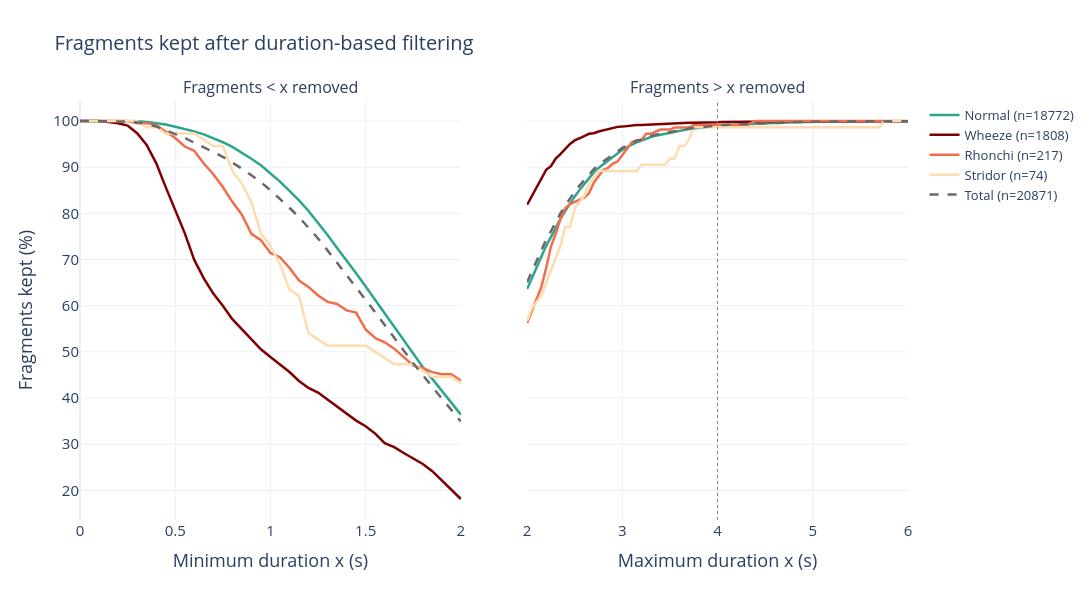

Source (notebook cell):
### Code cell
# --- 1. Datos: % de fragmentos que quedan en función del umbral ---
x_min = np.round(np.arange(0, 2.0001, 0.05), 2)  # Se eliminan los fragmentos < x
x_max = np.round(np.arange(2, 6.0001, 0.05), 2)  # Se eliminan los fragmentos > x

# --- 2. Crear figura: umbral inferior (izquierda) y superior (derecha) ---
fig = make_subplots(
    rows=1, cols=2,
    shared_yaxes=True,
    subplot_titles=("Fragments < x removed", "Fragments > x removed"),
    horizontal_spacing=0.08,
)

for label in labels + ["Total"]:
    durations = df["duration"] if label == "Total" else df.loc[df["label"] == label, "duration"]
    kept_min = [100 * np.mean(durations >= x) for x in x_min]
    kept_max = [100 * np.mean(durations <= x) for x in x_max]
    color = "dimgray" if label == "Total" else color_map[label]
    dash = "dash" if label == "Total" else "solid"

    for col, (x, kept) in enumerate([(x_min, kept_min), (x_max, kept_max)], start=1):
        fig.add_trace(
            go.Scatter(
                x=x,
                y=kept,
                mode="lines",
                name=f"{label} (n={len(durations)})",
                legendgroup=label,
                showlegend=(col == 1),
                line=dict(color=color, width=2.5, dash=dash),
                hovertemplate=f"{label}: %{{y:.1f}}%<extra></extra>",
            ),
            row=1, col=col
        )

# Ventana fija del pre-procesado de get_rtf.py (los fragmentos > 4 s se recortan)
fig.add_vline(x=4, line=dict(color="gray", width=1, dash="dot"), row=1, col=2)

# --- 3. Layout ---
fig.update_layout(
    template="plotly_white",
    title_text="Fragments kept after duration-based filtering",
    font=dict(size=15),
    title_font=dict(size=20),
    hovermode="x unified",
    width=1300, height=600,
    legend=dict(traceorder="normal", font=dict(size=13)),
)
fig.update_annotations(font_size=16)
fig.update_yaxes(title_text="Fragments kept (%)", row=1, col=1)
fig.update_xaxes(title_text="Minimum duration x (s)", row=1, col=1)
fig.update_xaxes(title_text="Maximum duration x (s)", row=1, col=2)

fig.show()
fig.write_image("assets/filtered/duration_filter_kept.png", scale=5)

### Figure 1 — Plotly figure (JSON) as saved in the notebook; plotly's stock layout.template omitted (floating-point values rounded to 4 significant figures)
{"data": [{"hovertemplate": "Normal: %{y:.1f}%<extra></extra>", "legendgroup": "Normal", "line": {"color": "#2CA58D", "dash": "solid", "width": 2.5}, "mode": "lines", "name": "Normal (n=18772)", "showlegend": true, "type": "scatter", "x": [0.0, 0.05, 0.1, 0.15, 0.2, 0.25, 0.3, 0.35, 0.4, 0.45, 0.5, 0.55, 0.6, 0.65, 0.7, 0.75, 0.8, 0.85, 0.9, 0.95, 1.0, 1.05, 1.1, 1.15, 1.2, 1.25, 1.3, 1.35, 1.4, 1.45, 1.5, 1.55, 1.6, 1.65, 1.7, 1.75, 1.8, 1.85, 1.9, 1.95, 2.0], "xaxis": "x", "y": [100, 100, 100, 100, 100, 99.97, 99.93, 99.79, 99.58, 99.23, 98.75, 98.32, 97.75, 97.11, 96.29, 95.4, 94.4, 93.2, 91.83, 90.42, 88.69, 86.88, 84.86, 82.83, 80.51, 78.0, 75.3, 72.5, 69.83, 67.01, 64.15, 61.22, 58.36, 55.51, 52.44, 49.54, 46.75, 44.15, 41.53, 38.99, 36.39], "yaxis": "y"}, {"hovertemplate": "Normal: %{y:.1f}%<extra></extra>", "legendgroup": "Normal", "line": {"color": "#2CA58D", "dash": "solid", "width": 2.5}, "mode": "lines", "name": "Normal (n=18772)", "showlegend": false, "type": "scatter", "x": [2.0, 2.05, 2.1, 2.15, 2.2, 2.25, 2.3, 2.35, 2.4, 2.45, 2.5, 2.55, 2.6, 2.65, 2.7, 2.75, 2.8, 2.85, 2.9, 2.95, 3.0, 3.05, 3.1, 3.15, 3.2, 3.25, 3.3, 3.35, 3.4, 3.45, 3.5, 3.55, 3.6, 3.65, 3.7, 3.75, 3.8, 3.85, 3.9, 3.95, 4.0, 4.05, 4.1, 4.15, 4.2, 4.25, 4.3, 4.35, 4.4, 4.45, 4.5, 4.55, 4.6, 4.65, 4.7, 4.75, 4.8, 4.85, 4.9, 4.95, 5.0, 5.05, 5.1, 5.15, 5.2, 5.25, 5.3, 5.35, 5.4, 5.45, 5.5, 5.55, 5.6, 5.65, 5.7, 5.75, 5.8, 5.85, 5.9, 5.95, 6.0], "xaxis": "x2", "y": [63.61, 66.01, 68.42, 70.85, 72.97, 74.85, 76.93, 78.79, 80.49, 82.16, 83.62, 85.06, 86.33, 87.65, 88.86, 89.85, 90.62, 91.46, 92.32, 93.15, 93.76, 94.37, 94.93, 95.38, 95.74, 96.18, 96.53, 96.83, 97.04, 97.28, 97.5, 97.71, 97.92, 98.1, 98.26, 98.39, 98.54, 98.64, 98.76, 98.87, 98.98, 99.07, 99.12, 99.18, 99.29, 99.33, 99.37, 99.42, 99.48, 99.53, 99.58, 99.63, 99.68, 99.68, 99.71, 99.73, 99.77, 99.77, 99.79, 99.81, 99.83, 99.85, 99.86, 99.87, 99.89, 99.9, 99.9, 99.92, 99.92, 99.93, 99.94, 99.94, 99.94, 99.94, 99.94, 99.95, 99.95, 99.95, 99.95, 99.96, 99.96], "yaxis": "y2"}, {"hovertemplate": "Wheeze: %{y:.1f}%<extra></extra>", "legendgroup": "Wheeze", "line": {"color": "rgb(127, 0, 0)", "dash": "solid", "width": 2.5}, "mode": "lines", "name": "Wheeze (n=1808)", "showlegend": true, "type": "scatter", "x": [0.0, 0.05, 0.1, 0.15, 0.2, 0.25, 0.3, 0.35, 0.4, 0.45, 0.5, 0.55, 0.6, 0.65, 0.7, 0.75, 0.8, 0.85, 0.9, 0.95, 1.0, 1.05, 1.1, 1.15, 1.2, 1.25, 1.3, 1.35, 1.4, 1.45, 1.5, 1.55, 1.6, 1.65, 1.7, 1.75, 1.8, 1.85, 1.9, 1.95, 2.0], "xaxis": "x", "y": [100, 100, 100, 99.78, 99.5, 99.0, 97.35, 94.8, 90.87, 85.67, 80.86, 75.72, 69.91, 65.93, 62.61, 60.01, 57.08, 54.92, 52.65, 50.55, 48.89, 47.18, 45.63, 43.69, 42.2, 41.21, 39.66, 38.16, 36.5, 35.12, 33.9, 32.3, 30.25, 29.37, 28.1, 26.99, 25.72, 24.17, 22.12, 20.13, 18.14], "yaxis": "y"}, {"hovertemplate": "Wheeze: %{y:.1f}%<extra></extra>", "legendgroup": "Wheeze", "line": {"color": "rgb(127, 0, 0)", "dash": "solid", "width": 2.5}, "mode": "lines", "name": "Wheeze (n=1808)", "showlegend": false, "type": "scatter", "x": [2.0, 2.05, 2.1, 2.15, 2.2, 2.25, 2.3, 2.35, 2.4, 2.45, 2.5, 2.55, 2.6, 2.65, 2.7, 2.75, 2.8, 2.85, 2.9, 2.95, 3.0, 3.05, 3.1, 3.15, 3.2, 3.25, 3.3, 3.35, 3.4, 3.45, 3.5, 3.55, 3.6, 3.65, 3.7, 3.75, 3.8, 3.85, 3.9, 3.95, 4.0, 4.05, 4.1, 4.15, 4.2, 4.25, 4.3, 4.35, 4.4, 4.45, 4.5, 4.55, 4.6, 4.65, 4.7, 4.75, 4.8, 4.85, 4.9, 4.95, 5.0, 5.05, 5.1, 5.15, 5.2, 5.25, 5.3, 5.35, 5.4, 5.45, 5.5, 5.55, 5.6, 5.65, 5.7, 5.75, 5.8, 5.85, 5.9, 5.95, 6.0], "xaxis": "x2", "y": [81.86, 83.68, 85.73, 87.39, 89.44, 90.21, 91.87, 92.81, 94.03, 95.02, 95.8, 96.35, 96.74, 97.23, 97.35, 97.73, 97.95, 98.23, 98.51, 98.73, 98.78, 98.89, 99.06, 99.12, 99.12, 99.17, 99.23, 99.34, 99.39, 99.45, 99.5, 99.56, 99.61, 99.61, 99.61, 99.61, 99.61, 99.67, 99.67, 99.67, 99.72, 99.78, 99.78, 99.83, 99.89, 99.89, 99.89, 99.89, 99.89, 99.89, 99.89, 99.89, 99.89, 99.94, 99.94, 99.94, 99.94, 99.94, 99.94, 99.94, 99.94, 99.94, 99.94, 99.94, 99.94, 99.94, 99.94, 99.94, 99.94, 99.94, 99.94, 99.94, 99.94, 99.94, 99.94, 99.94, 99.94, 99.94, 99.94, 99.94, 99.94], "yaxis": "y2"}, {"hovertemplate": "Rhonchi: %{y:.1f}%<extra></extra>", "legendgroup": "Rhonchi", "line": {"color": "rgb(242, 109, 75)", "dash": "solid", "width": 2.5}, "mode": "lines", "name": "Rhonchi (n=217)", "showlegend": true, "type": "scatter", "x": [0.0, 0.05, 0.1, 0.15, 0.2, 0.25, 0.3, 0.35, 0.4, 0.45, 0.5, 0.55, 0.6, 0.65, 0.7, 0.75, 0.8, 0.85, 0.9, 0.95, 1.0, 1.05, 1.1, 1.15, 1.2, 1.25, 1.3, 1.35, 1.4, 1.45, 1.5, 1.55, 1.6, 1.65, 1.7, 1.75, 1.8, 1.85, 1.9, 1.95, 2.0], "xaxis": "x", "y": [100, 100, 100, 100, 100, 100, 99.54, 99.54, 99.08, 97.7, 96.31, 94.47, 93.55, 90.78, 88.48, 85.71, 82.49, 79.72, 75.58, 74.19, 71.43, 70.51, 68.2, 65.44, 64.06, 62.21, 60.83, 60.37, 58.99, 58.53, 54.84, 53.0, 52.07, 50.69, 48.85, 47.0, 46.54, 45.62, 45.16, 45.16, 43.78], "yaxis": "y"}, {"hovertemplate": "Rhonchi: %{y:.1f}%<extra></extra>", "legendgroup": "Rhonchi", "line": {"color": "rgb(242, 109, 75)", "dash": "solid", "width": 2.5}, "mode": "lines", "name": "Rhonchi (n=217)", "showlegend": false, "type": "scatter", "x": [2.0, 2.05, 2.1, 2.15, 2.2, 2.25, 2.3, 2.35, 2.4, 2.45, 2.5, 2.55, 2.6, 2.65, 2.7, 2.75, 2.8, 2.85, 2.9, 2.95, 3.0, 3.05, 3.1, 3.15, 3.2, 3.25, 3.3, 3.35, 3.4, 3.45, 3.5, 3.55, 3.6, 3.65, 3.7, 3.75, 3.8, 3.85, 3.9, 3.95, 4.0, 4.05, 4.1, 4.15, 4.2, 4.25, 4.3, 4.35, 4.4, 4.45, 4.5, 4.55, 4.6, 4.65, 4.7, 4.75, 4.8, 4.85, 4.9, 4.95, 5.0, 5.05, 5.1, 5.15, 5.2, 5.25, 5.3, 5.35, 5.4, 5.45, 5.5, 5.55, 5.6, 5.65, 5.7, 5.75, 5.8, 5.85, 5.9, 5.95, 6.0], "xaxis": "x2", "y": [56.22, 58.99, 61.75, 64.06, 68.2, 72.81, 75.58, 78.8, 81.11, 82.03, 82.49, 82.95, 83.41, 84.33, 86.64, 88.02, 89.4, 89.86, 90.78, 91.24, 92.63, 94.01, 95.39, 95.85, 95.85, 97.24, 97.24, 97.7, 98.16, 98.16, 98.16, 98.62, 98.62, 98.62, 98.62, 99.08, 99.08, 99.08, 99.08, 99.08, 99.08, 99.08, 99.08, 99.08, 99.08, 99.08, 99.08, 99.54, 100, 100, 100, 100, 100, 100, 100, 100, 100, 100, 100, 100, 100, 100, 100, 100, 100, 100, 100, 100, 100, 100, 100, 100, 100, 100, 100, 100, 100, 100, 100, 100, 100], "yaxis": "y2"}, {"hovertemplate": "Stridor: %{y:.1f}%<extra></extra>", "legendgroup": "Stridor", "line": {"color": "rgb(253, 220, 175)", "dash": "solid", "width": 2.5}, "mode": "lines", "name": "Stridor (n=74)", "showlegend": true, "type": "scatter", "x": [0.0, 0.05, 0.1, 0.15, 0.2, 0.25, 0.3, 0.35, 0.4, 0.45, 0.5, 0.55, 0.6, 0.65, 0.7, 0.75, 0.8, 0.85, 0.9, 0.95, 1.0, 1.05, 1.1, 1.15, 1.2, 1.25, 1.3, 1.35, 1.4, 1.45, 1.5, 1.55, 1.6, 1.65, 1.7, 1.75, 1.8, 1.85, 1.9, 1.95, 2.0], "xaxis": "x", "y": [100, 100, 100, 100, 100, 100, 100, 98.65, 98.65, 97.3, 97.3, 97.3, 97.3, 95.95, 94.59, 94.59, 89.19, 86.49, 82.43, 75.68, 72.97, 68.92, 63.51, 62.16, 54.05, 52.7, 51.35, 51.35, 51.35, 51.35, 51.35, 50, 48.65, 47.3, 47.3, 47.3, 45.95, 44.59, 44.59, 44.59, 43.24], "yaxis": "y"}, {"hovertemplate": "Stridor: %{y:.1f}%<extra></extra>", "legendgroup": "Stridor", "line": {"color": "rgb(253, 220, 175)", "dash": "solid", "width": 2.5}, "mode": "lines", "name": "Stridor (n=74)", "showlegend": false, "type": "scatter", "x": [2.0, 2.05, 2.1, 2.15, 2.2, 2.25, 2.3, 2.35, 2.4, 2.45, 2.5, 2.55, 2.6, 2.65, 2.7, 2.75, 2.8, 2.85, 2.9, 2.95, 3.0, 3.05, 3.1, 3.15, 3.2, 3.25, 3.3, 3.35, 3.4, 3.45, 3.5, 3.55, 3.6, 3.65, 3.7, 3.75, 3.8, 3.85, 3.9, 3.95, 4.0, 4.05, 4.1, 4.15, 4.2, 4.25, 4.3, 4.35, 4.4, 4.45, 4.5, 4.55, 4.6, 4.65, 4.7, 4.75, 4.8, 4.85, 4.9, 4.95, 5.0, 5.05, 5.1, 5.15, 5.2, 5.25, 5.3, 5.35, 5.4, 5.45, 5.5, 5.55, 5.6, 5.65, 5.7, 5.75, 5.8, 5.85, 5.9, 5.95, 6.0], "xaxis": "x2", "y": [56.76, 59.46, 60.81, 62.16, 64.86, 67.57, 70.27, 72.97, 77.03, 77.03, 81.08, 82.43, 83.78, 86.49, 87.84, 89.19, 89.19, 89.19, 89.19, 89.19, 89.19, 89.19, 89.19, 89.19, 90.54, 90.54, 90.54, 90.54, 90.54, 90.54, 91.89, 91.89, 94.59, 94.59, 95.95, 98.65, 98.65, 98.65, 98.65, 98.65, 98.65, 98.65, 98.65, 98.65, 98.65, 98.65, 98.65, 98.65, 98.65, 98.65, 98.65, 98.65, 98.65, 98.65, 98.65, 98.65, 98.65, 98.65, 98.65, 98.65, 98.65, 98.65, 98.65, 98.65, 98.65, 98.65, 98.65, 98.65, 98.65, 98.65, 98.65, 98.65, 98.65, 98.65, 98.65, 100, 100, 100, 100, 100, 100], "yaxis": "y2"}, {"hovertemplate": "Total: %{y:.1f}%<extra></extra>", "legendgroup": "Total", "line": {"color": "dimgray", "dash": "dash", "width": 2.5}, "mode": "lines", "name": "Total (n=20871)", "showlegend": true, "type": "scatter", "x": [0.0, 0.05, 0.1, 0.15, 0.2, 0.25, 0.3, 0.35, 0.4, 0.45, 0.5, 0.55, 0.6, 0.65, 0.7, 0.75, 0.8, 0.85, 0.9, 0.95, 1.0, 1.05, 1.1, 1.15, 1.2, 1.25, 1.3, 1.35, 1.4, 1.45, 1.5, 1.55, 1.6, 1.65, 1.7, 1.75, 1.8, 1.85, 1.9, 1.95, 2.0], "xaxis": "x", "y": [100, 100, 100, 99.98, 99.96, 99.89, 99.7, 99.35, 98.82, 98.04, 97.17, 96.32, 95.29, 94.34, 93.29, 92.23, 91.02, 89.72, 88.24, 86.74, 85.01, 83.21, 81.21, 79.18, 76.92, 74.56, 71.98, 69.33, 66.76, 64.1, 61.39, 58.59, 55.83, 53.17, 50.28, 47.55, 44.92, 42.44, 39.9, 37.44, 34.91], "yaxis": "y"}, {"hovertemplate": "Total: %{y:.1f}%<extra></extra>", "legendgroup": "Total", "line": {"color": "dimgray", "dash": "dash", "width": 2.5}, "mode": "lines", "name": "Total (n=20871)", "showlegend": false, "type": "scatter", "x": [2.0, 2.05, 2.1, 2.15, 2.2, 2.25, 2.3, 2.35, 2.4, 2.45, 2.5, 2.55, 2.6, 2.65, 2.7, 2.75, 2.8, 2.85, 2.9, 2.95, 3.0, 3.05, 3.1, 3.15, 3.2, 3.25, 3.3, 3.35, 3.4, 3.45, 3.5, 3.55, 3.6, 3.65, 3.7, 3.75, 3.8, 3.85, 3.9, 3.95, 4.0, 4.05, 4.1, 4.15, 4.2, 4.25, 4.3, 4.35, 4.4, 4.45, 4.5, 4.55, 4.6, 4.65, 4.7, 4.75, 4.8, 4.85, 4.9, 4.95, 5.0, 5.05, 5.1, 5.15, 5.2, 5.25, 5.3, 5.35, 5.4, 5.45, 5.5, 5.55, 5.6, 5.65, 5.7, 5.75, 5.8, 5.85, 5.9, 5.95, 6.0], "xaxis": "x2", "y": [65.09, 67.45, 69.82, 72.18, 74.32, 76.13, 78.19, 79.98, 81.66, 83.26, 84.66, 86.0, 87.19, 88.44, 89.56, 90.51, 91.24, 92.02, 92.83, 93.6, 94.17, 94.74, 95.27, 95.69, 96.01, 96.43, 96.75, 97.03, 97.24, 97.45, 97.66, 97.86, 98.06, 98.22, 98.37, 98.5, 98.63, 98.73, 98.85, 98.94, 99.05, 99.13, 99.18, 99.24, 99.34, 99.37, 99.41, 99.46, 99.52, 99.56, 99.61, 99.66, 99.69, 99.7, 99.73, 99.75, 99.78, 99.78, 99.8, 99.82, 99.84, 99.86, 99.87, 99.88, 99.89, 99.9, 99.9, 99.92, 99.92, 99.92, 99.93, 99.93, 99.93, 99.93, 99.94, 99.95, 99.95, 99.95, 99.95, 99.96, 99.96], "yaxis": "y2"}], "layout": {"annotations": [{"font": {"size": 16}, "showarrow": false, "text": "Fragments < x removed", "x": 0.23, "xanchor": "center", "xref": "paper", "y": 1, "yanchor": "bottom", "yref": "paper"}, {"font": {"size": 16}, "showarrow": false, "text": "Fragments > x removed", "x": 0.77, "xanchor": "center", "xref": "paper", "y": 1, "yanchor": "bottom", "yref": "paper"}], "font": {"size": 15}, "height": 600, "hovermode": "x unified", "legend": {"font": {"size": 13}, "traceorder": "normal"}, "shapes": [{"line": {"color": "gray", "dash": "dot", "width": 1}, "type": "line", "x0": 4, "x1": 4, "xref": "x2", "y0": 0, "y1": 1, "yref": "y2 domain"}], "title": {"font": {"size": 20}, "text": "Fragments kept after duration-based filtering"}, "width": 1300, "xaxis": {"anchor": "y", "domain": [0, 0.46], "title": {"text": "Minimum duration x (s)"}}, "xaxis2": {"anchor": "y2", "domain": [0.54, 1], "title": {"text": "Maximum duration x (s)"}}, "yaxis": {"anchor": "x", "domain": [0, 1], "title": {"text": "Fragments kept (%)"}}, "yaxis2": {"anchor": "x2", "domain": [0, 1], "matches": "y", "showticklabels": false}}}
